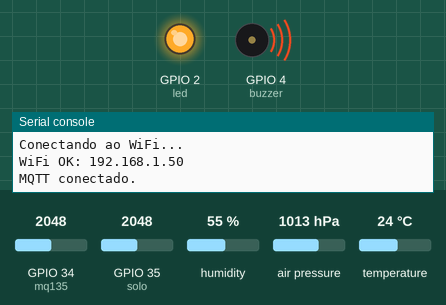
A program run on a simulated ESP32 board running MicroPython. Parts: output pins drawn as LEDs (lit = HIGH), buzzer (waves = sounding), the last lines printed to the serial console. The test bench sets the inputs (shaded band); at power-on: GPIO 34 (mq135) = 2048, GPIO 35 (solo) = 2048, humidity 55 %, air pressure 1013 hPa, temperature 24 °C (analog values on the 0–4095 scale). WiFi joins after 1.5 s; no MQTT or app messages arrive unless stated.

Above: at 1.74 s.
At 17.6 s:
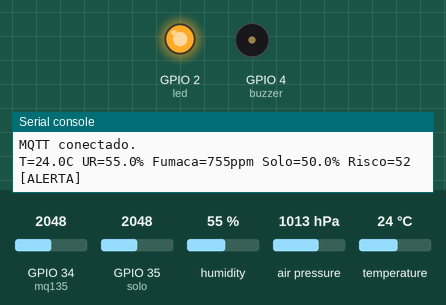
Timing chart, 0 to 37.4 s (numbered marks = the images above):
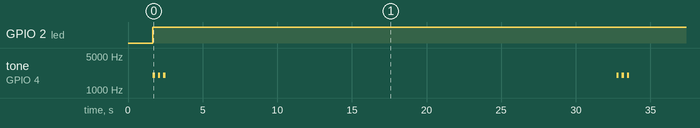

Measured:
- by itself, GPIO 2 (led): LOW → HIGH at 1.7 s
- by itself, tone on GPIO 4 (buzzer): repeats every 31.1 s: 2 × (silent 0.20 s, 2000 Hz 0.15 s), silent 30.2 s, 2000 Hz 0.15 s

The program:

sentinela_esp32_micropython.py
```python
# =============================================================================
#  SENTINELA ORBITAL - Estacao de Borda (versao MicroPython)
#  Alternativa ao firmware Arduino, para quem prefere MicroPython no ESP32.
# =============================================================================
#
#  Requer (instalar via upip / mip no dispositivo):
#    - umqtt.simple  (cliente MQTT)
#    - bme280        (driver do sensor)
#
#  Conceitos: IoT, automacao, logica de controle na borda, MQTT.
# =============================================================================

import time
import ujson
import network
from machine import Pin, ADC, I2C, PWM

try:
    import bme280
except ImportError:
    bme280 = None  # permite testar o restante sem o driver

from umqtt.simple import MQTTClient

# ----------------------------------------------------------------------------
# CONFIGURACAO
# ----------------------------------------------------------------------------
WIFI_SSID = "SUA_REDE_WIFI"
WIFI_SENHA = "SUA_SENHA_WIFI"

MQTT_BROKER = "broker.hivemq.com"
MQTT_TOPICO = b"sentinela/estacoes/telemetria"
ESTACAO_ID = "ESP32-CER-01"
ESTACAO_LAT = -15.78
ESTACAO_LON = -47.93

LIMIAR_FUMACA_PPM = 500.0
LIMIAR_RISCO = 75.0
INTERVALO_S = 30

# Pinos
mq135 = ADC(Pin(34))
mq135.atten(ADC.ATTN_11DB)          # leitura ate ~3.3V
solo = ADC(Pin(35))
solo.atten(ADC.ATTN_11DB)
led = Pin(2, Pin.OUT)
buzzer = PWM(Pin(4), freq=2000, duty=0)

i2c = I2C(0, scl=Pin(22), sda=Pin(21))


def conectar_wifi():
    sta = network.WLAN(network.STA_IF)
    sta.active(True)
    if not sta.isconnected():
        print("Conectando ao WiFi...")
        sta.connect(WIFI_SSID, WIFI_SENHA)
        t = 0
        while not sta.isconnected() and t < 20:
            time.sleep(0.5)
            t += 1
    if sta.isconnected():
        print("WiFi OK:", sta.ifconfig()[0])
    else:
        print("Sem WiFi - modo offline (edge).")
    return sta


def ler_fumaca_ppm():
    bruto = mq135.read()  # 0..4095
    return 10.0 + (bruto / 4095.0) * 1490.0


def ler_umidade_solo():
    bruto = solo.read()
    pct = 100.0 - (bruto / 4095.0) * 100.0
    return max(0.0, min(100.0, pct))


def calcular_risco_local(temp_max, umidade, vento, umidade_solo):
    risco = 0.0
    risco += (temp_max - 20.0) * 1.8
    risco += (100.0 - umidade) * 0.55
    risco += vento * 1.2
    risco += (100.0 - umidade_solo) * 0.35
    return max(0.0, min(100.0, risco))


def acionar_alerta(ligar):
    if ligar:
        led.value(1)
        for _ in range(3):
            buzzer.duty(512)
            time.sleep(0.15)
            buzzer.duty(0)
            time.sleep(0.2)
    else:
        led.value(0)
        buzzer.duty(0)


def main():
    conectar_wifi()
    cliente = MQTTClient(ESTACAO_ID, MQTT_BROKER)
    try:
        cliente.connect()
        print("MQTT conectado.")
    except Exception as e:
        print("Falha MQTT:", e)
        cliente = None

    sensor = bme280.BME280(i2c=i2c) if bme280 else None

    while True:
        if sensor:
            temperatura, pressao_pa, umidade_ar = sensor.read_compensated_data()
            temperatura = temperatura / 100.0
            pressao = pressao_pa / 25600.0  # conforme driver
            umidade_ar = umidade_ar / 1024.0
        else:
            temperatura, pressao, umidade_ar = 30.0, 1013.0, 35.0

        fumaca = ler_fumaca_ppm()
        umidade_solo = ler_umidade_solo()
        risco = calcular_risco_local(temperatura, umidade_ar, 2.5, umidade_solo)
        alerta = (fumaca > LIMIAR_FUMACA_PPM) or (risco > LIMIAR_RISCO)
        acionar_alerta(alerta)

        print("T=%.1fC UR=%.1f%% Fumaca=%.0fppm Solo=%.1f%% Risco=%.0f %s" % (
            temperatura, umidade_ar, fumaca, umidade_solo, risco,
            "[ALERTA]" if alerta else "[OK]"))

        if cliente:
            payload = ujson.dumps({
                "estacao_id": ESTACAO_ID,
                "latitude": ESTACAO_LAT,
                "longitude": ESTACAO_LON,
                "temperatura_c": round(temperatura, 1),
                "umidade_ar_pct": round(umidade_ar, 1),
                "pressao_hpa": round(pressao, 1),
                "umidade_solo_pct": round(umidade_solo, 1),
                "fumaca_ppm": int(fumaca),
                "risco_local": int(risco),
                "alerta": alerta,
            })
            try:
                cliente.publish(MQTT_TOPICO, payload)
            except Exception as e:
                print("Erro ao publicar:", e)

        time.sleep(INTERVALO_S)


if __name__ == "__main__":
    main()
```
